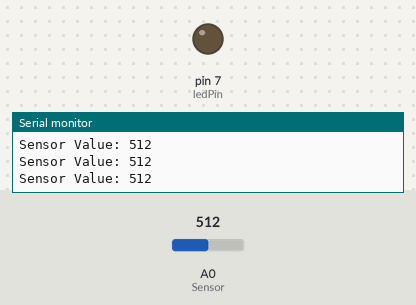
A sketch run on a simulated Arduino Uno, built with avr-gcc and run on an emulated ATmega328P. Parts: output pins drawn as LEDs (lit = HIGH), the last lines printed to the serial monitor. Inputs (shaded band) come from the test bench; at power-on: A0 (Sensor) = 512.

Above: at 3.2 s.
3.3 s: A0 (Sensor) set to 985
6.3 s: A0 (Sensor) set to 1014
At 7.5 s:
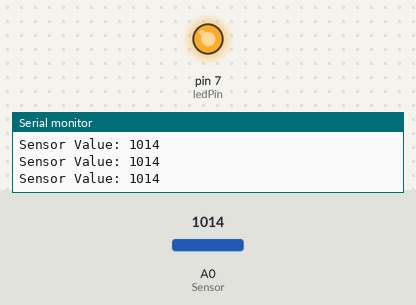
7.8 s: A0 (Sensor) set to 0
At 8.1 s:
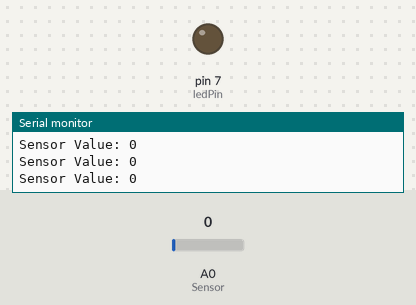
9.3 s: A0 (Sensor) set to 1011
At 10.0 s:
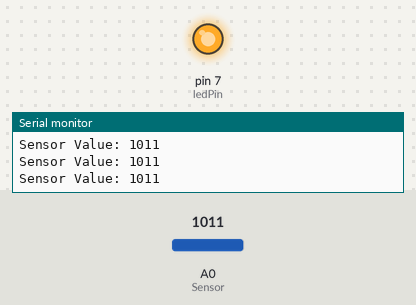
Timing chart, 0 to 11.8 s (numbered marks = the images above; inputs shaded):
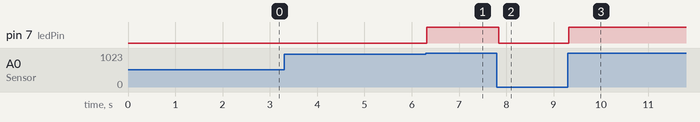

The sketch:

main.ino
```cpp
#define ledPin 7
#define Sensor A0

void setup() {
  // put your setup code here, to run once:
  pinMode(Sensor, INPUT);
  pinMode(ledPin, OUTPUT);
  Serial.begin(9600);
  Serial.println("MQ3 Heating Up!");
  delay(2000);
}

void loop() {
  // put your main code here, to run repeatedly:
  int gas_value = analogRead(Sensor);
  Serial.print("Sensor Value: ");
  Serial.println(gas_value);
  if (gas_value > 1001) {
    digitalWrite(ledPin, HIGH);
  } else {
    digitalWrite(ledPin, LOW);
  }
}
```

Measured:
- the behaviour switches between 1001 and 1002 on A0 (Sensor) (found by bisection; images 0 and 1)
- after the input at 6.3 s, pin 7 (ledPin): LOW → HIGH at once
- after the input at 7.8 s, pin 7 (ledPin): HIGH → LOW at once
- after the input at 9.3 s, pin 7 (ledPin): LOW → HIGH at once
